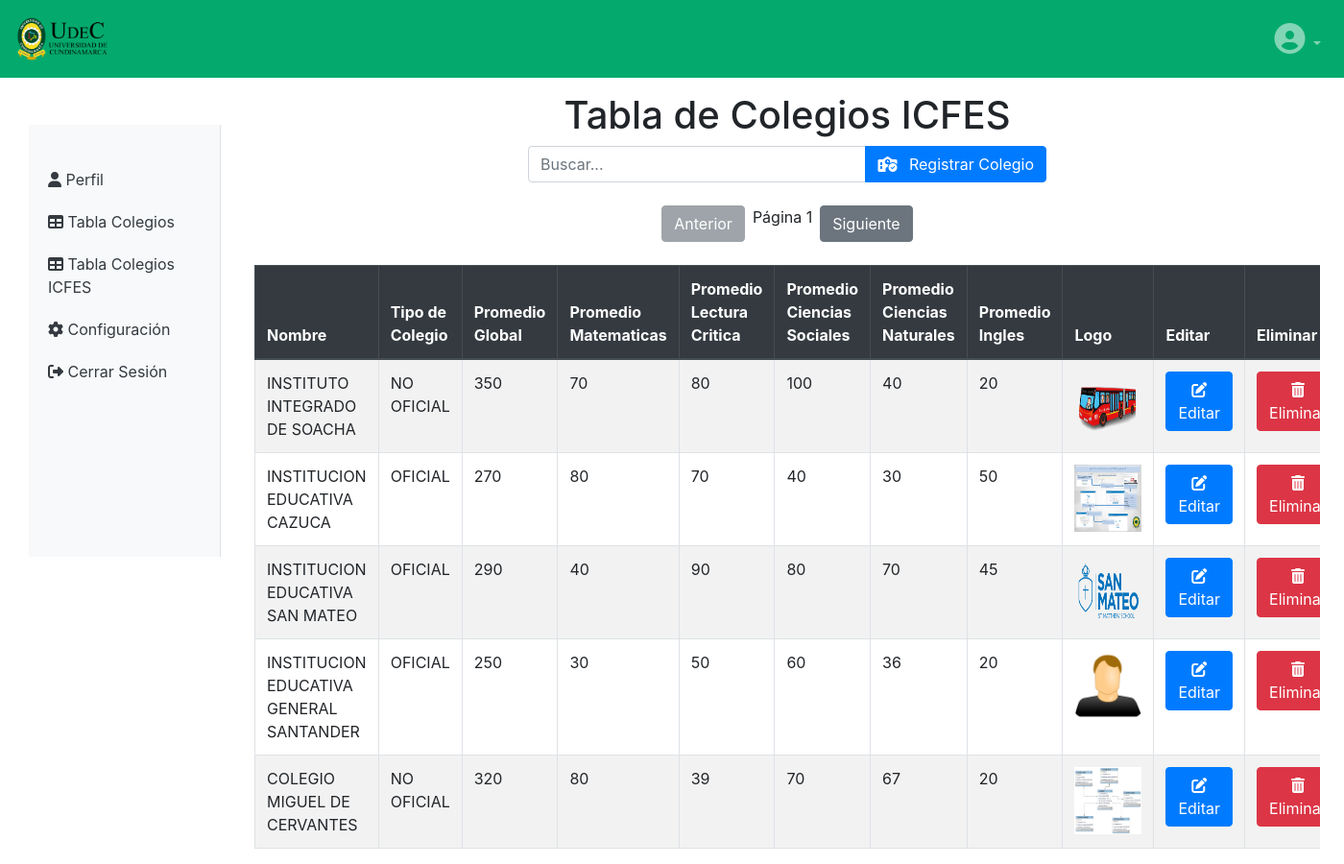
Screenshot of /Area-Administrador/Administrador/Tabla-Colegios-Icfes.php with the database file from the repository.
### tables this page shows
CREATE TABLE `colegios` (
  `id_colegios` int(11) NOT NULL,
  `nombre` varchar(255) NOT NULL,
  `total_estudiantes` int(11) NOT NULL,
  `tipo_de_colegio` varchar(50) NOT NULL,
  `direccion` varchar(255) NOT NULL,
  `logo` varchar(300) DEFAULT NULL
);

CREATE TABLE `colegios_icfes_prom_global` (
  `id` int(11) NOT NULL,
  `id_colegios` int(11) DEFAULT NULL,
  `tipo_de_colegio` varchar(50) NOT NULL,
  `promedio_global` int(11) DEFAULT NULL
);

CREATE TABLE `colegios_icfes_prom_matematicas` (
  `id` int(11) NOT NULL,
  `id_colegios` int(11) DEFAULT NULL,
  `promedio_matematicas` int(11) DEFAULT NULL
);

CREATE TABLE `colegios_icfes_prom_lectura` (
  `id` int(11) NOT NULL,
  `id_colegios` int(11) DEFAULT NULL,
  `promedio_lectura` int(11) DEFAULT NULL
);

CREATE TABLE `colegios_icfes_prom_sociales` (
  `id` int(11) NOT NULL,
  `id_colegios` int(11) DEFAULT NULL,
  `promedio_ciencias_sociales` int(11) DEFAULT NULL
);

CREATE TABLE `colegios_icfes_prom_cienciasn` (
  `id` int(11) NOT NULL,
  `id_colegios` int(11) DEFAULT NULL,
  `promedio_ciencias_naturales` int(11) DEFAULT NULL
);

CREATE TABLE `colegios_icfes_prom_ingles` (
  `id` int(11) NOT NULL,
  `id_colegios` int(11) DEFAULT NULL,
  `promedio_ingles` int(11) DEFAULT NULL
);

### Area-Administrador/php/tabla-icfes.php (the view, shortened to what this page needs)
<?php
include "conexion.php";
$page = isset($_GET['page']) ? max(1, intval($_GET['page'])) : 1;
$itemsPerPage = 100000;
$offset = ($page - 1) * $itemsPerPage;
$sql = "SELECT colegios.id_colegios, colegios.nombre, colegios.tipo_de_colegio, colegios.total_estudiantes,
jornada_manana.estudiantes_manana, jornada_tarde.estudiantes_tarde,
jornada_noche.estudiantes_noche, jornada_sabatina.estudiantes_sabatina, jornada_completa.estudiantes_completa,
colegios.logo,
colegios_icfes_prom_cienciasn.promedio_ciencias_naturales,
colegios_icfes_prom_global.promedio_global,
colegios_icfes_prom_ingles.promedio_ingles,
colegios_icfes_prom_matematicas.promedio_matematicas,
colegios_icfes_prom_sociales.promedio_ciencias_sociales,
colegios_icfes_prom_lectura.promedio_lectura
FROM colegios
LEFT JOIN jornada_manana ON colegios.id_colegios = jornada_manana.id_colegios
LEFT JOIN jornada_tarde ON colegios.id_colegios = jornada_tarde.id_colegios
LEFT JOIN jornada_noche ON colegios.id_colegios = jornada_noche.id_colegios
LEFT JOIN jornada_sabatina ON colegios.id_colegios = jornada_sabatina.id_colegios
LEFT JOIN jornada_completa ON colegios.id_colegios = jornada_completa.id_colegios
LEFT JOIN colegios_icfes_prom_cienciasn ON colegios.id_colegios = colegios_icfes_prom_cienciasn.id_colegios
LEFT JOIN colegios_icfes_prom_global ON colegios.id_colegios = colegios_icfes_prom_global.id_colegios
LEFT JOIN colegios_icfes_prom_ingles ON colegios.id_colegios = colegios_icfes_prom_ingles.id_colegios
LEFT JOIN colegios_icfes_prom_matematicas ON colegios.id_colegios =  colegios_icfes_prom_matematicas.id_colegios
LEFT JOIN colegios_icfes_prom_sociales ON colegios.id_colegios = colegios_icfes_prom_sociales.id_colegios
LEFT JOIN colegios_icfes_prom_lectura ON colegios.id_colegios = colegios_icfes_prom_lectura.id_colegios
LIMIT $offset, $itemsPerPage";
$result = $conn->query($sql);
if ($result->num_rows > 0) {
    while ($row = $result->fetch_assoc()) {
        echo "<tr>";
        echo "<td>" . $row["nombre"] . "</td>";
        echo "<td>" . $row["tipo_de_colegio"] . "</td>";
        echo "<td>" . $row["promedio_global"] . "</td>";
        echo "<td>" . $row["promedio_matematicas"] . "</td>";
        echo "<td>" . $row["promedio_lectura"] . "</td>";
        echo "<td>" . $row["promedio_ciencias_sociales"] . "</td>";
        echo "<td>" . $row["promedio_ciencias_naturales"] . "</td>";
        echo "<td>" . $row["promedio_ingles"] . "</td>";
        echo '<td><img src="' . $row["logo"] . '" alt="Logo" style="width: 70px; height: 70px;"></td>';
        echo "<td><a href='php/editar-icfes.php?id=" . $row['id_colegios'] . "&page=" . $page . "'type='button' class='btn btn-primary'><i class='fa-solid fa-pen-to-square'></i>Editar</a>
        </td>";
        echo '<td><button class="btn btn-danger" data-toggle="modal" data-target="#modalEliminar" data-id="' . $row["id_colegios"] . '&page=' . $page . '"><i class="fa-solid fa-trash-can"></i>Eliminar</button>
        </td>';
        echo "</tr>";
    }
} else {
    echo "<tr><td colspan='10'>No se encontraron registros.</td></tr>";
}
?>

### Area-Administrador/Administrador/Tabla-Colegios-Icfes.php (shortened to what this page needs)
<!DOCTYPE html>
<html lang="en">
<head>
<head>
    <link rel="stylesheet" href="https://stackpath.bootstrapcdn.com/bootstrap/4.5.2/css/bootstrap.min.css">
    <link rel="stylesheet" href="https://cdnjs.cloudflare.com/ajax/libs/font-awesome/6.4.2/css/all.min.css" />
    <link rel="stylesheet" href="styles/style.css">
</head>
<body>
<nav class="navbar navbar-expand-md navbar-dark custom-navbar fixed-top">
        <a class="navbar-brand" href="#">
            <img src="img/ESCUDO-COLOR-H.png" alt="Logo" height="55">
        </a>
        <div class="collapse navbar-collapse justify-content-between" id="navbarNav">
            <ul class="navbar-nav">
                <li class="nav-item dropdown">
                    <a class="nav-link dropdown-toggle" href="#" id="navbarDropdown" role="button" data-toggle="dropdown" aria-haspopup="true" aria-expanded="false">
                        <i class="fas fa-user-circle user-icon"></i>
                    </a>
                </li>
            </ul>
        </div>
    </nav>
<nav class="sidebar">
        <a class="sidebar-item" href="#">
            <i class="fas fa-user"></i> Perfil
        </a>
        <a class="sidebar-item" href="Tabla-Colegios.php">
            <i class="fas fa-table"></i> Tabla Colegios
        </a>
        <a class="sidebar-item" href="Tabla-Colegios-Icfes.php">
            <i class="fas fa-table"></i> Tabla Colegios ICFES
        </a>
        <a class="sidebar-item" href="#">
            <i class="fas fa-cog"></i> Configuración
        </a>
        <a class="sidebar-item" href="#">
            <i class="fas fa-sign-out-alt"></i> Cerrar Sesión
        </a>
    </nav>
<div class="container mt-5">
    <br><br>
        <h1 class="text-center">Tabla de Colegios ICFES</h1>
        <div class="row justify-content-center mb-4">
            <div class="col-lg-6 col-md-8 col-sm-10">
                <div class="input-group">
                    <input type="text" class="form-control" id="searchInput" placeholder="Buscar..." oninput="this.value = this.value.toUpperCase()">
                    <div class="input-group-append">
                        <button class="btn btn-primary" type="button" onclick="abrirModal()">
                            <i class="fa-solid fa-school-circle-check"></i>
                            <span class="ml-2">Registrar Colegio</span>
                        </button>
                    </div>
                </div>
                <br>
        <div class="pagination justify-content-center">
            <button id="prevPage" class="btn btn-secondary" disabled>Anterior</button>
            <span id="currentPage" class="mx-2">Página 1</span>
            <button id="nextPage" class="btn btn-secondary">Siguiente</button>
        </div>
            </div>
        </div>
        <div class="table-responsive">
            <table class="table table-bordered table-striped" id="tablaColegios">
                <thead class="thead-dark">
                    <tr>
                        <th>Nombre</th>
                        <th>Tipo de Colegio</th>
                        <th>Promedio Global</th>
                        <th>Promedio Matematicas</th>
                        <th>Promedio Lectura Critica</th>
                        <th>Promedio Ciencias Sociales</th>
                        <th>Promedio Ciencias Naturales</th>
                        <th>Promedio Ingles</th>
                        <th>Logo</th>
                        <th>Editar</th>
                        <th>Eliminar</th>
                    </tr>
                </thead>
                <tbody>
                    <?php
                        include "php/tabla-icfes.php"
                    ?>
                </tbody>
            </table>
        </div>
    </div>
</body>
</html>

### Area-Administrador/styles/style.css (style rules this page uses)
.user-icon { font-size: 2em; }
.custom-navbar { background-color: #04AA6D; }
.container { margin-left: 250px; }
.sidebar { position: fixed; left: 30px; top: 130px; bottom: 0; height: 50%; width: 200px; padding: 35px 0; background-color: #f8f9fa; border-right: 1px solid #dee2e6; z-index: 1000; }
.sidebar-item { padding: 10px 20px; display: block; color: #343a40; text-decoration: none; }

### rows the page displays
colegios: nombre "INSTITUTO INTEGRADO DE SOACHA", tipo_de_colegio "NO OFICIAL", colegios_icfes_prom_global.promedio_global "350", colegios_icfes_prom_matematicas.promedio_matematicas "70", colegios_icfes_prom_lectura.promedio_lectura "80", colegios_icfes_prom_sociales.promedio_ciencias_sociales "100", colegios_icfes_prom_cienciasn.promedio_ciencias_naturales "40", colegios_icfes_prom_ingles.promedio_ingles "20", logo (picture)
colegios: nombre "INSTITUCION EDUCATIVA CAZUCA", tipo_de_colegio "OFICIAL", colegios_icfes_prom_global.promedio_global "270", colegios_icfes_prom_matematicas.promedio_matematicas "80", colegios_icfes_prom_lectura.promedio_lectura "70", colegios_icfes_prom_sociales.promedio_ciencias_sociales "40", colegios_icfes_prom_cienciasn.promedio_ciencias_naturales "30", colegios_icfes_prom_ingles.promedio_ingles "50", logo (picture)
colegios: nombre "INSTITUCION EDUCATIVA SAN MATEO", tipo_de_colegio "OFICIAL", colegios_icfes_prom_global.promedio_global "290", colegios_icfes_prom_matematicas.promedio_matematicas "40", colegios_icfes_prom_lectura.promedio_lectura "90", colegios_icfes_prom_sociales.promedio_ciencias_sociales "80", colegios_icfes_prom_cienciasn.promedio_ciencias_naturales "70", colegios_icfes_prom_ingles.promedio_ingles "45", logo (picture)
colegios: nombre "INSTITUCION EDUCATIVA GENERAL SANTANDER", tipo_de_colegio "OFICIAL", colegios_icfes_prom_global.promedio_global "250", colegios_icfes_prom_matematicas.promedio_matematicas "30", colegios_icfes_prom_lectura.promedio_lectura "50", colegios_icfes_prom_sociales.promedio_ciencias_sociales "60", colegios_icfes_prom_cienciasn.promedio_ciencias_naturales "36", colegios_icfes_prom_ingles.promedio_ingles "20", logo (picture)
colegios: nombre "COLEGIO MIGUEL DE CERVANTES", tipo_de_colegio "NO OFICIAL", colegios_icfes_prom_global.promedio_global "320", colegios_icfes_prom_matematicas.promedio_matematicas "80", colegios_icfes_prom_lectura.promedio_lectura "39", colegios_icfes_prom_sociales.promedio_ciencias_sociales "70", colegios_icfes_prom_cienciasn.promedio_ciencias_naturales "67", colegios_icfes_prom_ingles.promedio_ingles "20", logo (picture)
